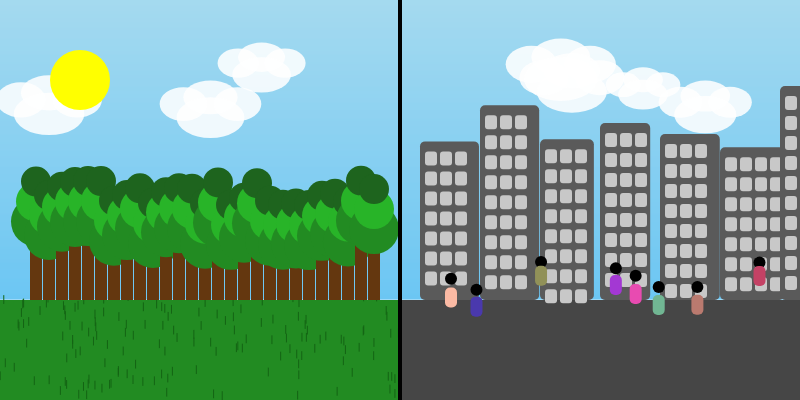
Frame 1 (no input)
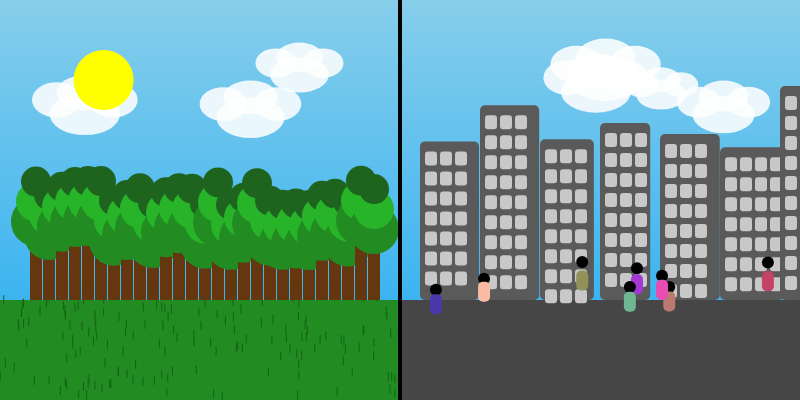
Frame 60 (no input)
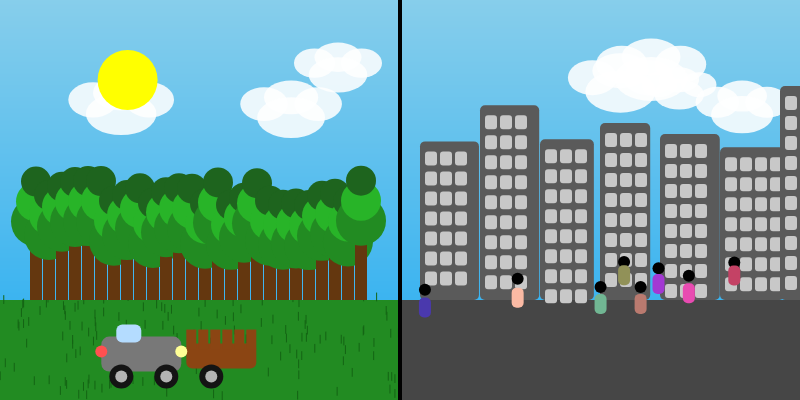
Frame 120 (the mouse pressed at the canvas centre since frame 60)

The p5.js sketch that drew these frames (run headless with seeded random() and noise() and a simulated clock; from frame 60 on, the mouse is pressed at the canvas centre):

// p5.js sketch
// ── sketch.js
let carros = [];

let nuvens = [];

let pessoas = [];

let predios = [];

let arvores = [];

let maxArvores = 60;

let solX;

let estrelaPisca = [];

let tempoUltimaArvore = 0;

let graminhas = [];

function setup() {

  createCanvas(800, 400);

  solX = 80;

  for (let i = 0; i < 7; i++) {

    nuvens.push(new Nuvem(random(width), random(50, 150), random(40, 80)));

  }

  for (let i = 0; i < 8; i++) {

    pessoas.push(new Pessoa(random(width / 2 + 30, width - 40), random(height * 0.75 - 40, height * 0.75 - 10)));

  }

  let baseX = 420;

  for (let i = 0; i < 10; i++) {

    let w = random(50, 65);

    let h = random(140, 220);

    let x = baseX + i * 60;

    let y = height * 0.75 - h;

    predios.push({ x, y, w, h, luzes: [] });

    for (let xi = x + 5; xi < x + w - 10; xi += 15) {

      for (let yi = y + 10; yi < y + h - 10; yi += 20) {

        predios[i].luzes.push({ x: xi, y: yi, acesa: random() > 0.6 });

      }

    }

  }

  for (let i = 0; i < maxArvores; i++) {

    let x = 20 + i * 13;

    if (x < width / 2 - 30) {

      let altura = random(40, 70);

      arvores.push(new Arvore(x, altura));

    }

  }

  for (let i = 0; i < 100; i++) {

    estrelaPisca.push({

      x: random(width),

      y: random(0, height * 0.5),

      brilho: random(100, 255),

      delta: random(0.5, 1.5),

    });

  }

  for (let i = 0; i < 150; i++) {

    let x = random(0, width / 2);

    let y = random(height * 0.75, height);

    graminhas.push({ x, y });

  }

}

function draw() {

  let cidadeNoite = solX > width / 2;

  if (!cidadeNoite) clear();

  if (cidadeNoite) {

    background(10, 10, 40); // azul escuro para toda a tela

  } else {

    for (let y = 0; y < height * 0.75; y++) {

      let inter = lerpColor(color(135, 206, 235), color(60, 180, 240), y / (height * 0.75));

      stroke(inter);

      line(0, y, width, y);

    }

  }

  if (cidadeNoite) {

    noStroke();

    fill(0, 0, 0, 120);

    rect(width / 2, 0, width / 2, height);

  }

  for (let nuvem of nuvens) {

    nuvem.mover();

    nuvem.mostrar();

  }

  if (!cidadeNoite) {

    fill(34, 139, 34);

    rect(0, height * 0.75, width / 2, height * 0.25);

    drawGraminhas();

  } else {

    fill(25, 45, 30);

    rect(0, height * 0.75, width / 2, height * 0.25);

  }

  fill(70);

  rect(width / 2, height * 0.75, width / 2, height * 0.25);

  drawCampo();

  drawCidade(cidadeNoite);

  drawSolOuLua(cidadeNoite);

  stroke(0);

  strokeWeight(4);

  line(width / 2, 0, width / 2, height);

  noStroke();

  for (let p of pessoas) {

    p.mover();

    p.mostrar();

  }

  for (let v of carros) {

    v.mover();

    v.mostrar(cidadeNoite);

  }

  if (cidadeNoite) {

    noStroke();

    for (let e of estrelaPisca) {

      fill(255, 255, 255, e.brilho);

      ellipse(e.x, e.y, 2, 2);

      e.brilho += e.delta;

      if (e.brilho > 255 || e.brilho < 100) e.delta *= -1;

    }

  }

  // Árvores reaparecendo a cada 2 segundos

  if (millis() - tempoUltimaArvore > 2000) {

    if (arvores.length < maxArvores) {

      let i = arvores.length;

      let x = 20 + i * 13;

      if (x < width / 2 - 30) {

        let altura = random(40, 70);

        arvores.push(new Arvore(x, altura));

        tempoUltimaArvore = millis();

      }

    }

  }

  solX += 0.4;

  if (solX > width + 60) solX = -60;

}

function drawCampo() {

  for (let arv of arvores) {

    arv.mostrar();

  }

}

function drawGraminhas() {

  stroke(20, 100, 20);

  strokeWeight(1);

  for (let g of graminhas) {

    line(g.x, g.y, g.x, g.y - 8);

  }

  noStroke();

}

function drawCidade(estaNoite) {

  for (let pr of predios) {

    fill(90);

    rect(pr.x, pr.y, pr.w, pr.h, 5);

    for (let l of pr.luzes) {

      if (estaNoite) {

        fill(l.acesa ? color(255, 255, 100) : color(40, 40, 50));

      } else {

        fill(200);

      }

      rect(l.x, l.y, 12, 14, 3);

    }

  }

}

function drawSolOuLua(estaNoite) {

  push();

  translate(solX, 80);

  if (estaNoite) {

    noStroke();

    fill(255, 255, 220, 220);

    ellipse(0, 0, 50, 50);

    fill(20, 20, 40);

    ellipse(8, 0, 45, 45); // lua minguante

  } else {

    fill(255, 255, 0);

    ellipse(0, 0, 60, 60);

  }

  pop();

}

function mousePressed() {

  let y = random(height * 0.75 + 5, height - 40);

  let tipo = random() < 0.5 ? "carro" : "caminhao";

  carros.push(new Veiculo(0, y, tipo));

  if (arvores.length > 0) {

    arvores.pop();

  }

}

class Arvore {

  constructor(x, altura) {

    this.x = x;

    this.altura = altura;

  }

  mostrar() {

    fill(100, 55, 15);

    rect(this.x + 10, height * 0.75 - this.altura, 12, this.altura);

    fill(34, 139, 34);

    ellipse(this.x + 16, height * 0.75 - this.altura - 10, 50, 50);

    fill(40, 180, 40);

    ellipse(this.x + 16, height * 0.75 - this.altura - 30, 40, 40);

    fill(30, 100, 30);

    ellipse(this.x + 16, height * 0.75 - this.altura - 50, 30, 30);

  }

}

class Veiculo {

  constructor(x, y, tipo) {

    this.x = x;

    this.y = y;

    this.vel = tipo === "carro" ? random(2, 4) : random(1.5, 2.5);

    this.cor = tipo === "carro" ? color(random(50, 255), random(50, 255), random(50, 255)) : color(120, 120, 120);

    this.tipo = tipo;

  }

  mover() {

    this.x += this.vel;

  }

  mostrar(cidadeNoite) {

    push();

    translate(this.x, this.y);

    if (this.tipo === "carro") {

      fill(this.cor);

      rect(0, 0, 70, 30, 10);

      fill(230);

      rect(15, -18, 40, 20, 8);

      fill(180, 220, 255, 200);

      rect(20, -15, 15, 15, 6);

      rect(40, -15, 15, 15, 6);

      fill(20);

      ellipse(15, 30, 20);

      ellipse(55, 30, 20);

      fill(180);

      ellipse(15, 30, 10);

      ellipse(55, 30, 10);

      fill(255, 255, 150);

      ellipse(70, 10, 10);

      fill(255, 80, 80);

      ellipse(0, 10, 10);

      if (cidadeNoite) {

        fill(255, 255, 150, 90);

        triangle(70, 10, 110, 0, 110, 20);

      }

    } else {

      fill(this.cor);

      rect(0, 0, 80, 35, 8);

      fill(180, 220, 255);

      rect(15, -12, 25, 18, 6);

      fill(139, 69, 19);

      rect(85, 7, 70, 25, 6);

      for (let i = 0; i < 6; i++) {

        rect(85 + i * 12, -7, 10, 20);

      }

      fill(20);

      ellipse(20, 40, 24);

      ellipse(65, 40, 24);

      ellipse(110, 40, 24);

      fill(180);

      ellipse(20, 40, 12);

      ellipse(65, 40, 12);

      ellipse(110, 40, 12);

      fill(255, 255, 150);

      ellipse(80, 15, 12);

      fill(255, 80, 80);

      ellipse(0, 15, 12);

      if (cidadeNoite) {

        fill(255, 255, 150, 120);

        triangle(80, 15, 130, 5, 130, 30);

      }

    }

    pop();

  }

}

class Pessoa {

  constructor(x, y) {

    this.x = x;

    this.y = y;

    this.dir = random([-1, 1]);

    this.speed = random(0.3, 0.7);

    this.osc = random(0, TWO_PI);

    this.corRoupa = color(random(50, 255), random(50, 255), random(50, 255));

  }

  mover() {

    this.x += this.dir * this.speed;

    if (this.x > width - 20 || this.x < width / 2 + 10) this.dir *= -1;

    this.osc += 0.05;

  }

  mostrar() {

    push();

    translate(this.x, this.y);

    fill(0);

    ellipse(0, 0, 12);

    let offset = sin(this.osc) * 3;

    fill(this.corRoupa);

    rect(-6, 6 + offset, 12, 20, 5);

    pop();

  }

}

class Nuvem {

  constructor(x, y, size) {

    this.x = x;

    this.y = y;

    this.size = size;

    this.vel = random(0.2, 0.8);

  }

  mover() {

    this.x += this.vel;

    if (this.x > width + this.size * 2) this.x = -this.size * 2;

  }

  mostrar() {

    noStroke();

    fill(255, 255, 255, 220);

    ellipse(this.x, this.y, this.size * 0.8, this.size * 0.5);

    ellipse(this.x + this.size * 0.4, this.y + this.size * 0.1, this.size * 0.7, this.size * 0.5);

    ellipse(this.x - this.size * 0.4, this.y + this.size * 0.1, this.size * 0.7, this.size * 0.5);

    ellipse(this.x, this.y + this.size * 0.3, this.size, this.size * 0.6);

  }

}
